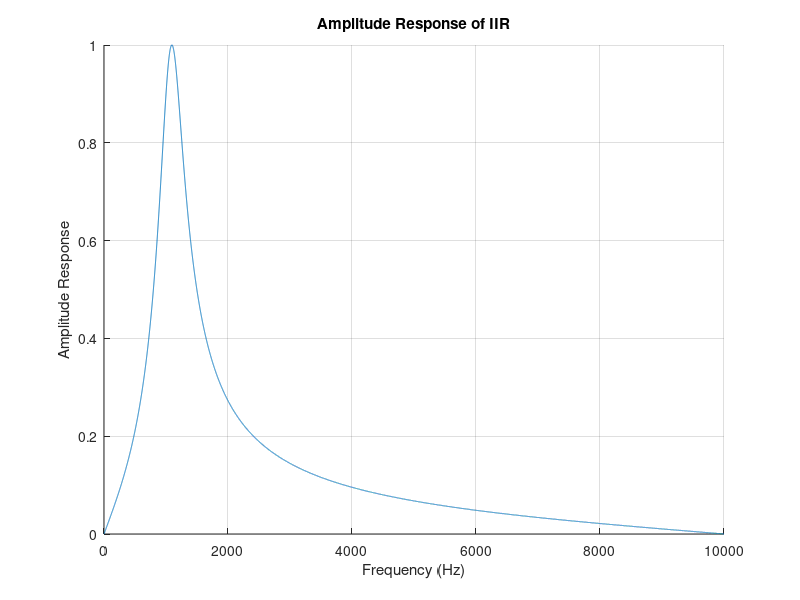
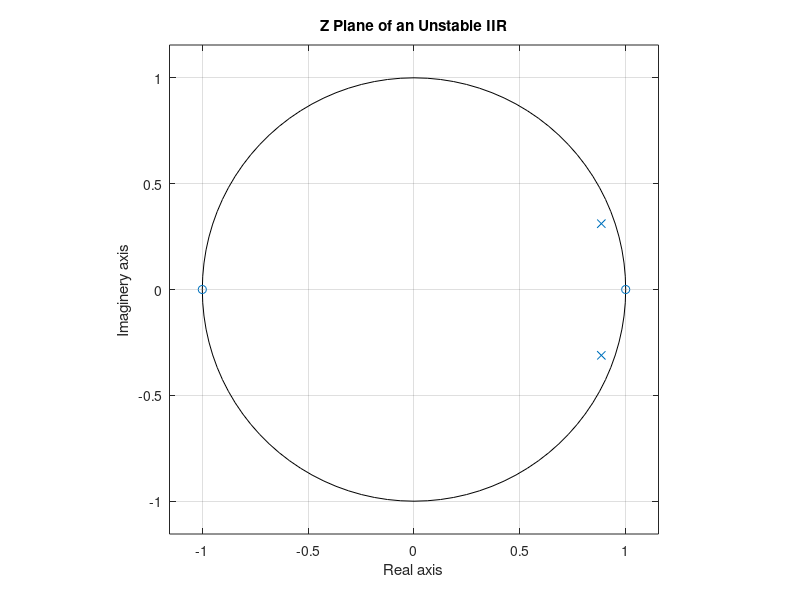

Reproduce these figures in MATLAB, in order.
b = [0.06 0 -0.06];
a = [1 -1.77 0.88];
fs = 20000;
f = linspace(0, fs / 2, fs);

h = freqz(b, a, fs);
h = abs(h);

figure;
grid on;
hold on;
plot(f, h);
xlabel('Frequency (Hz)');
ylabel('Amplitude Response');
title('Amplitude Response of IIR');
hold off;

figure;
zplane(b, a);
xlabel('Real axis');
ylabel('Imaginery axis');
title('Z Plane of an Unstable IIR');
